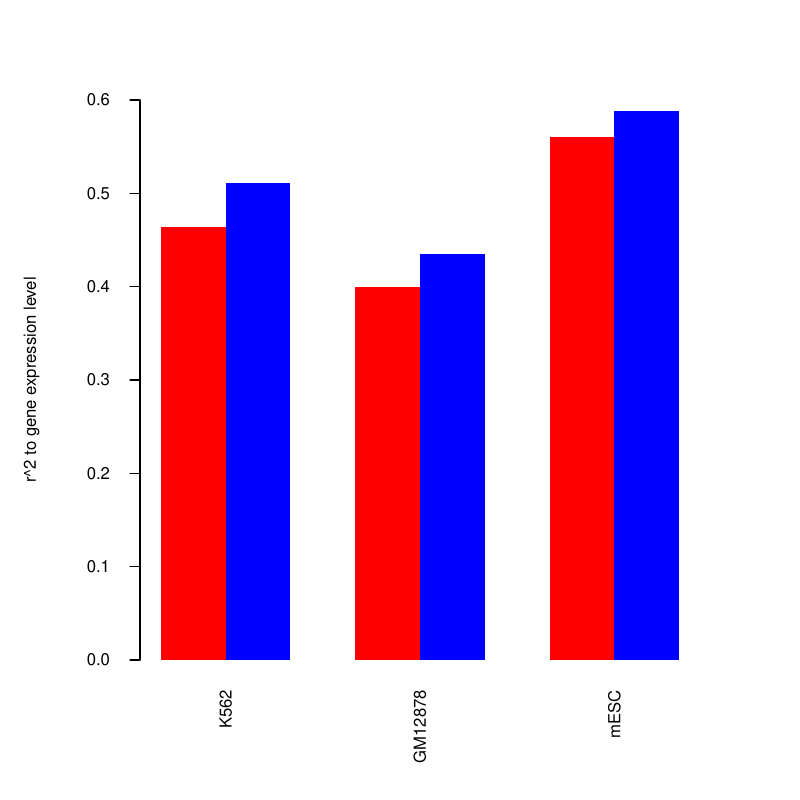

Write the R code that produced this figure.
library(ROCR)

#### MOUSE ######

a=read.delim("all_crossvalidated_predictions_mESC.txt")
b=read.delim("all_crossvalidated_predictions_mouse.txt")
colnames(a)[2:3]=c("mESCPred","mESCActual")
a=merge(a,b,by=1)
a[a=='']="NA"
mouse = a

### HUMAN #####

a=read.delim(gzfile("57epigenomes.RPKM.pc.gz"))
a$E000=NULL
a[,2:ncol(a)]=log10(a[,2:ncol(a)]+0.1)

nrow(a)
b=read.delim("all_crossvalidated_predictions.txt")
a=merge(a,b,by=1)
b=read.delim("all_crossvalidated_predictions_K562.txt")
colnames(b)[2:3]=c("K562Pred","K562Actual")
a=merge(a,b,by=1)
b=read.delim("all_crossvalidated_predictions_GM12878.txt")
colnames(b)[2:3]=c("GM12878Pred","GM12878Actual")
a=merge(a,b,by=1)
nrow(a)

c=read.delim("GSE78709_sure23.plasmid.norm.combined.45.55.minus.promoters.bigWigSignal",F) #from van Aresbergen et al
d=read.delim("GSE78709_sure23.plasmid.norm.combined.45.55.plus.promoters.bigWigSignal",F)
c=rbind(c,d)
c$V6=log10(c$V6+0.1)
c=c[,c(1,6)]
colnames(c)[2]='SuRE'
a=merge(a,c,by=1,all.x=T)

pdf("Fig4ABCD.pdf", width=8, height=8)
par(mar=c(7,7,5,5), mgp = c(5, 1.5, 0))

a$SuREAdj=predict(lm(E123~SuRE, a))
a$K562PredAdj=predict(lm(E123~K562Pred, a))
a$PromoterActivity=predict(lm(E123~SuRE+K562Pred, a))

#Fig4A
(cors = data.frame( K562=c(cor(a$K562Actual,a$Pred)^2, cor(a$K562Actual,a$K562Pred)^2),
                    GM12878=c(cor(a$GM12878Actual,a$Pred)^2, cor(a$GM12878Actual,a$K562Pred)^2),
                    mESC=c(cor(mouse$mESCActual,mouse$Pred)^2, cor(mouse$mESCActual,mouse$mESCPred)^2) ))
barplot(as.matrix(cors), las=2, beside=TRUE, col=c("red","blue"), border=F, ylim=c(0, 0.6), ylab="r^2 to gene expression level" )

#Fig4D
smoothScatter(a$SuREAdj, a$E123, cex.axis=2, cex.lab=2, bty="n", xlab="SuRE activity", ylab="K562 expression level (log10)", xlim=c(-1.5, 2), ylim=c(-1, 4), las=1, cex=.5)
abline(0,1, col="red")
text(1.5, 4, labels = paste("r^2 =", round(cor(a$E123, a$SuRE)^2,2)), offset = 0.5, col="black")

smoothScatter(a$PromoterActivity, a$E123, cex.axis=2, cex.lab=2, bty="n", xlab="Predicted expression level, joint model", ylab="K562 expression level (log10)", xlim=c(-1.5, 2), ylim=c(-1, 4), las=1, cex=.5)
abline(0,1, col="red")
text(1.5, 4, labels = paste("r^2 =", round(cor(a$PromoterActivity, a$E123)^2,2)), offset = 0.5, col="black")

#Fig4BC
a$deltaActual = a$K562Actual-a$GM12878Actual
a$deltaPred = a$K562Pred-a$GM12878Pred
nrow(a)
smoothScatter(a$GM12878Actual, a$K562Actual, cex.axis=2, cex.lab=2, bty="n", xlab="GM12878 expression level (log10)", ylab="K562 expression level (log10)", xlim=c(-1, 4), ylim=c(-1, 4), las=1, cex=.5)
abline(1,1, col="red")
abline(-1,1, col="red")
text(0, 4, labels = paste("Upregulated in K562:", nrow(a[a$deltaActual > 1,])), offset = 0.5, col="black")
text(3, -1, labels = paste("Upregulated in GM12878:", nrow(a[a$deltaActual < -1,])), offset = 0.5, col="black")

b=a[abs(a$deltaActual) > 1,]
b$deltaActual = ifelse(b$deltaActual > 0, 1, 0)
plot(performance( prediction( b$deltaPred, b$deltaActual), "tpr", "fpr"), col="blue", las=1, cex.axis=2, cex.lab=2)
text(0.2, 1, labels = paste("AUC = ", round(performance( prediction(b$deltaPred, b$deltaActual), "auc")@y.values[[1]],2), ' (n = ', nrow(b), ')', sep=''), offset = 1.5, col="black")
abline(0,1,col="grey")
dev.off()